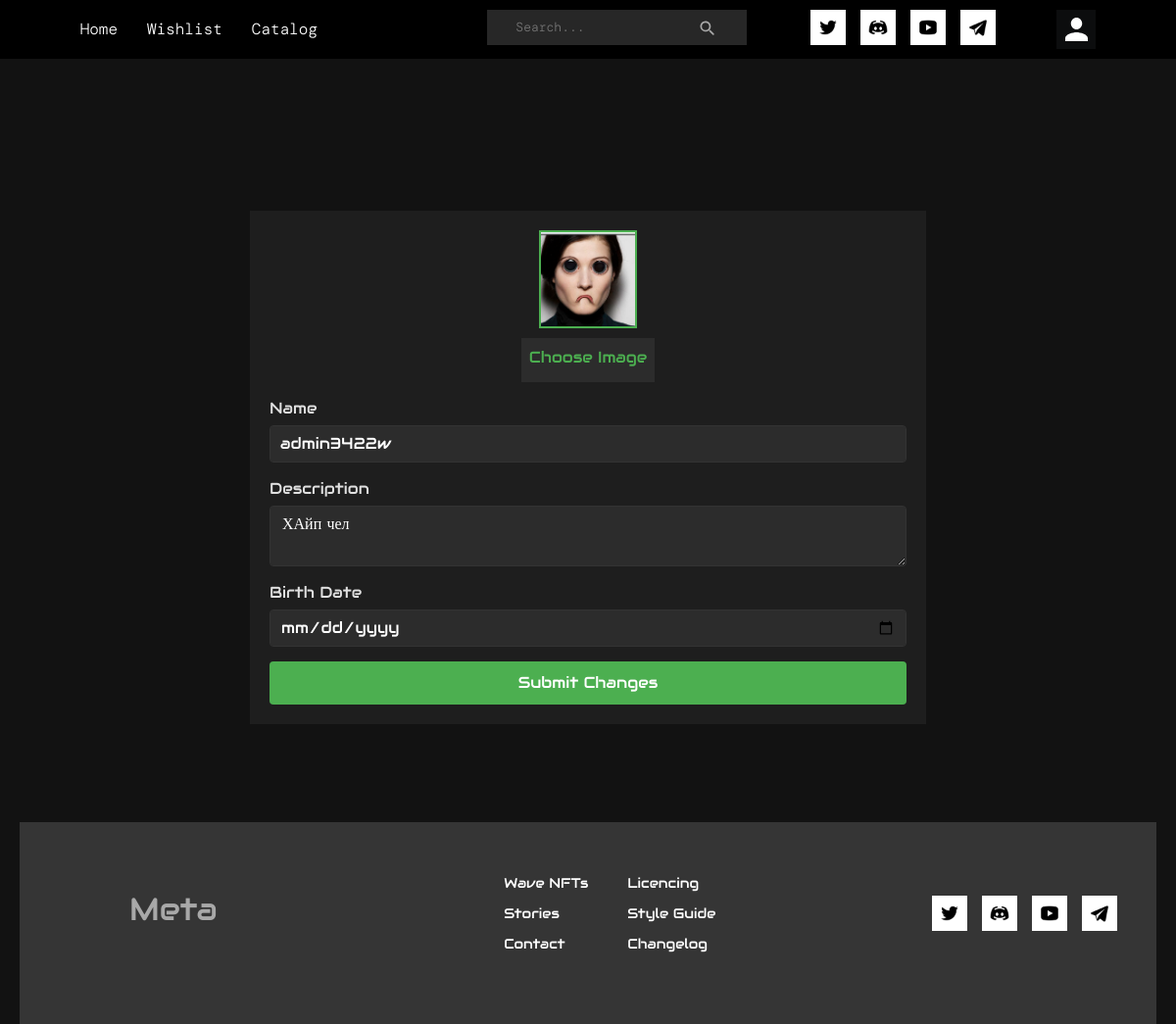
Page /profile/update/1/ (signed in) on the committed database.
### user_profile/models.py (models this page shows, shortened)
class MUserProfile(models.Model):
    name = models.CharField(max_length=120)
    user = models.OneToOneField(User, on_delete=models.CASCADE)
    profile_picture = models.ImageField(upload_to='profile_pictures', blank=True, null=True)
    description = models.TextField(blank=True, null=True)
    game = models.ManyToManyField('www.MGame', blank=True)
    slug = models.SlugField(unique=True, blank=True, null=True)
    friends = models.ManyToManyField('MUserProfile', blank=True)
    birth_date = models.DateField(blank=True, null=True)

### user_profile/views.py (the view, shortened to what this page needs)
# urls.py: path('profile/update/<int:pk>/', ProfileUpdateView.as_view(), name='update'),
class ProfileUpdateView(LoginRequiredMixin, UpdateView):
    model = MUserProfile
    template_name = 'update.html'
    success_url = reverse_lazy('profile')  # URL страницы профиля
    context_object_name = 'profile'
    fields = ['profile_picture', 'name', 'description', 'birth_date']
    @method_decorator(require_http_methods(["GET", "POST"]))
    def dispatch(self, request, *args, **kwargs):
        self.is_ajax = request.headers.get('X-Requested-With') == 'XMLHttpRequest'
        return super().dispatch(request, *args, **kwargs)
    def get_object(self, queryset=None):
        profile = super().get_object(queryset)
        if profile.user != self.request.user:
            raise HttpResponseForbidden("You can't edit someone else's profile!")
        return profile

### templates/update.html (shortened to what this page needs)
{% extends 'base.html' %}
{% load static %}
{% block main %}
    </head><body>
<div class="container">
    <form method="post" enctype="multipart/form-data" id="profile-update-form">
        <div class="profile-picture">
            {% if profile.profile_picture %}
                <img id="profile-image" src="{{ profile.profile_picture.url }}" alt="Avatar" width="237" height="237">
            {% else %}
                <img id="profile-image" src="/img/ava.png" alt="Default Avatar" width="237" height="237">
            {% endif %}
            <div class="file-input">
                <label for="id_profile_picture">Choose Image</label>
            </div>
        </div>
        <div class="form-group">
            <label for="id_name">Name</label>
            <input type="text" id="id_name" name="name" value="{{ form.name.value|default:'' }}" class="form-control">
        </div>
        <div class="form-group">
            <label for="id_description">Description</label>
            <textarea id="id_description" name="description" class="form-control">{{ form.description.value|default:'' }}</textarea>
        </div>
        <div class="form-group">
            <label for="id_birth_date">Birth Date</label>
            <input type="date" id="id_birth_date" name="birth_date" value="{{ form.birth_date.value|date:'Y-m-d'|default:'' }}" class="form-control">
        </div>
<button type="submit" class="btn btn-success">
    Submit Changes
</button>
    </form>
</div>
{% endblock %}

### static/css/style.css (style rules this page uses)
body { margin: 0; padding: 0; background-color: #000000; overflow-x: hidden; font-family: "Audiowide"; }
input { outline: none; color: white; }
.container { display: grid; grid-template-columns: repeat(auto-fit, minmax(300px, 1fr)); gap: 120px; justify-content: center; padding: 20px; max-width: 90%; margin: 0 auto; }

### templates/update.html (style rules this page uses)
body { background-color: #121212; color: #e0e0e0; display: flex; justify-content: center; align-items: center; height: 100vh; margin: 0; padding: 20px; }
.form-control { background-color: #2c2c2c; border: 1px solid #333; color: white; }
.container { width: 100%; max-width: 690px; height: max-content; display: flex; background-color: #1e1e1e; margin-top: 460px; margin-bottom: 100px; flex-direction: column; }
.form-group { margin-bottom: 15px; }
label { display: block; margin-bottom: 5px; }
input, textarea { width: 100%; border: 1px solid #333; background-color: #2c2c2c; color: #e0e0e0; }
.btn { background-color: #4CAF50; color: #fff; padding: 10px; border: none; cursor: pointer; width: 100%; }
.profile-picture { display: flex; flex-direction: column; align-items: center; margin-bottom: 15px; }
.profile-picture img { width: 100px; height: 100px; object-fit: cover; border: 2px solid #4CAF50; margin-bottom: 10px; }
.file-input { display: flex; justify-content: center; align-items: center; background-color: #2c2c2c; padding: 8px; cursor: pointer; transition: background-color 0.3s; }
.file-input label { color: #4CAF50; cursor: pointer; }
.container input { padding: 10px; }

### templates/include/footer.html (style rules this page uses)
html, body { height: 100%; margin: 0; display: flex; flex-direction: column; }

### rows in the picture
MUserProfile: profile_picture (picture), name "admin3422w", description "ХАйп чел"
